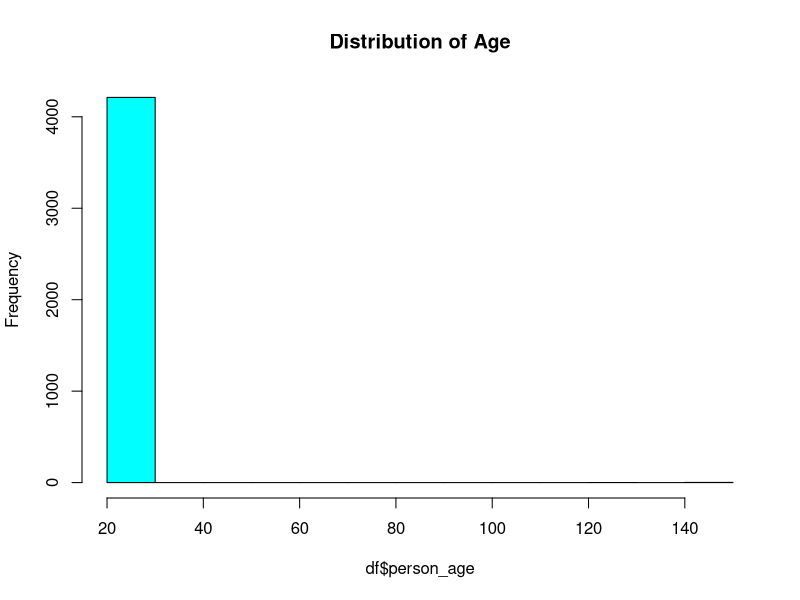
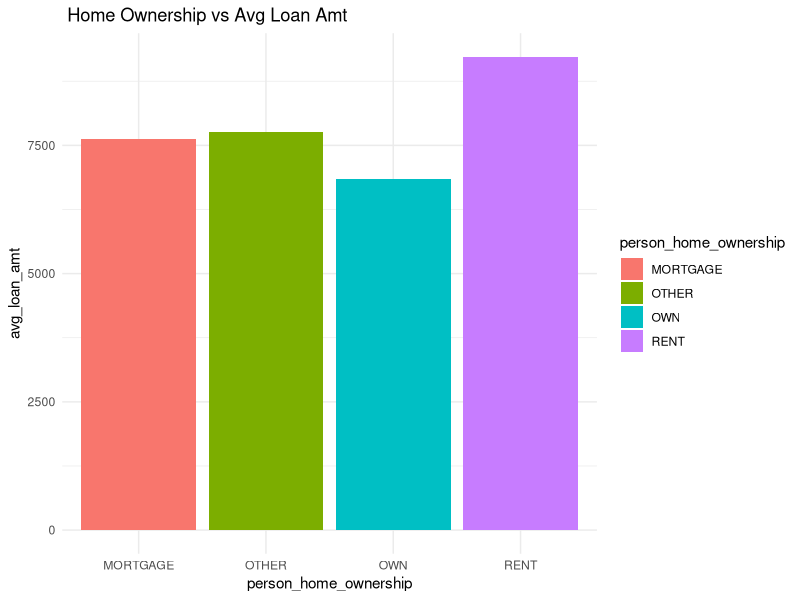
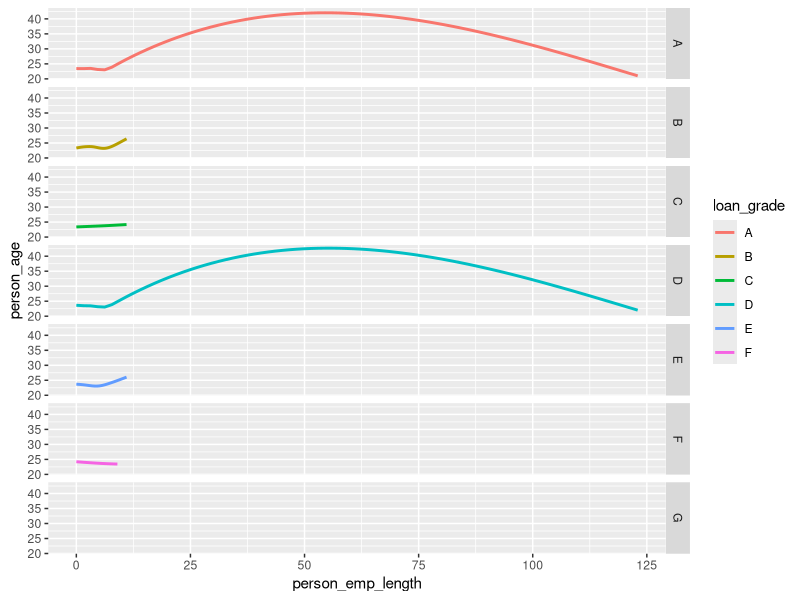
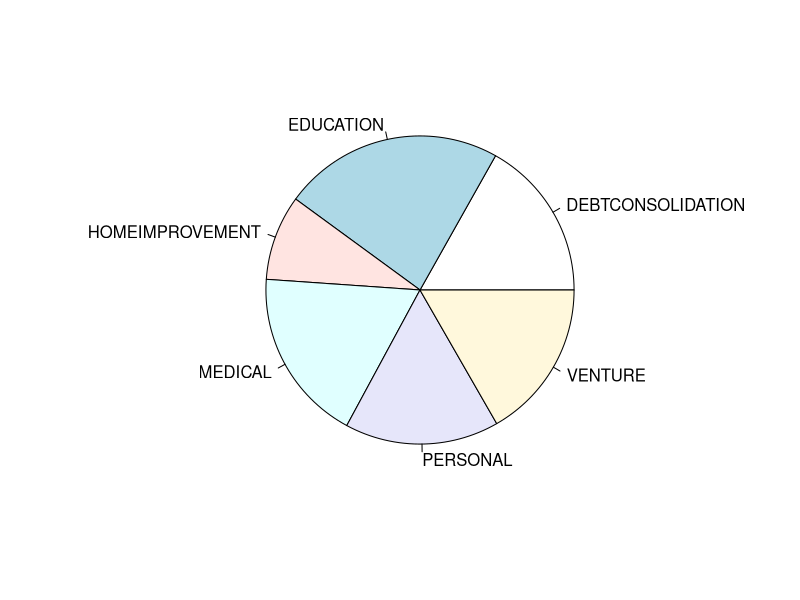
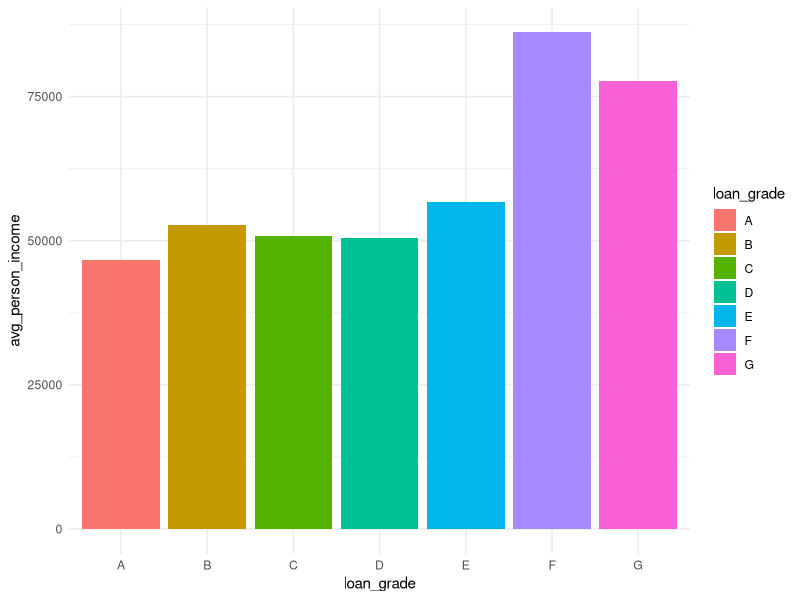
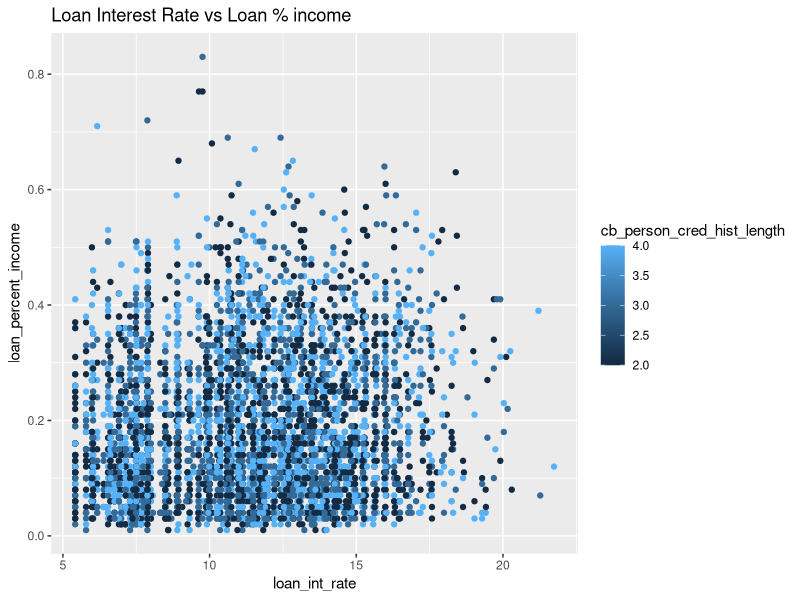
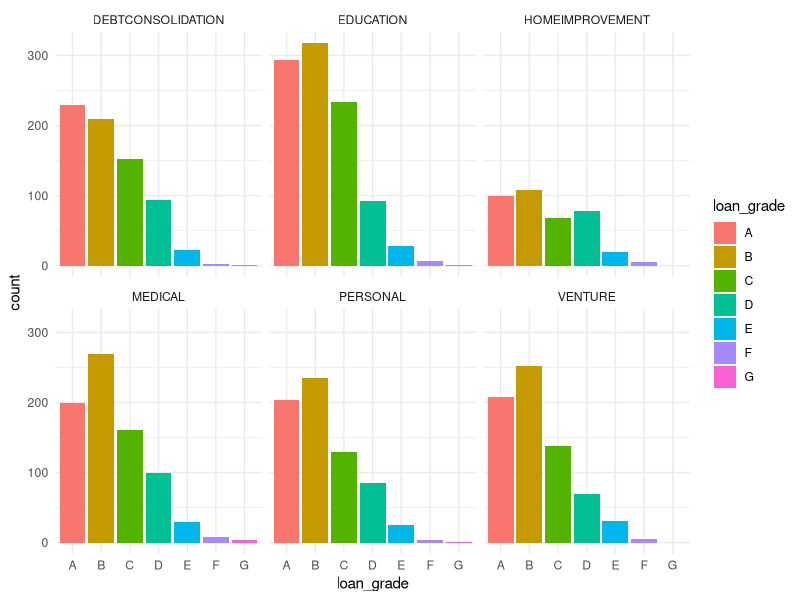
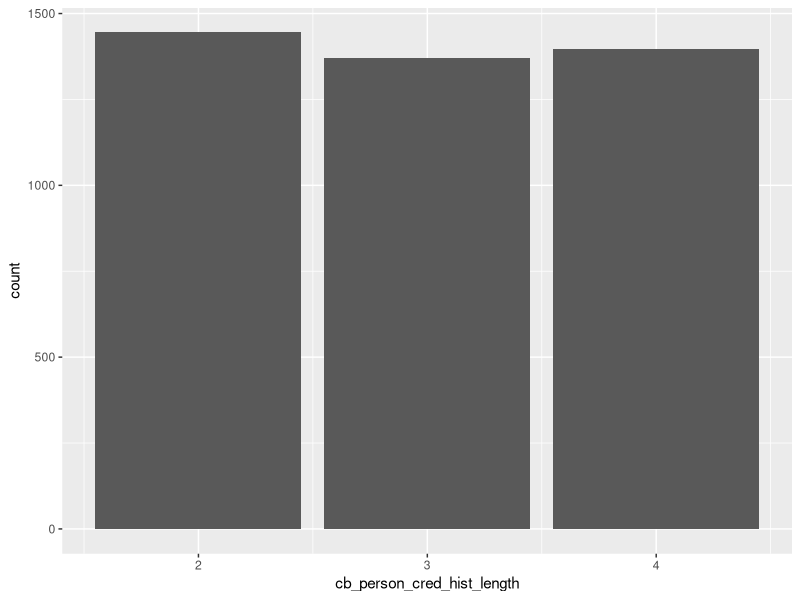

The R script that drew these images, in order:
## ---- chunk 1
rm(list=ls())
## ---- chunk 2
library(dplyr)
library(ggplot2)
library(tidyverse)
## ---- chunk 3
df=read.csv("credit_risk.csv", stringsAsFactors = TRUE)
colnames(df)[1]="person_age"
## ---- chunk 4
str(df)
## ---- chunk 5
sum(is.na(df))
df=na.omit(df)
sum(is.na(df))
## ---- chunk 6
table(df$person_home_ownership)
## ---- chunk 7
hist(df$person_age, col="cyan", main="Distribution of Age")
## ---- chunk 8
d=df%>%
  group_by(person_home_ownership)%>%
  summarise(avg_loan_amt=mean(loan_amnt))

ggplot(d, aes(x=person_home_ownership, y=avg_loan_amt, fill=person_home_ownership))+geom_bar(stat = "identity")+theme_minimal()+ggtitle(" Home Ownership vs Avg Loan Amt")

## ---- chunk 9
mean(df$person_age)
## ---- chunk 10
ggplot(df, aes(x=person_emp_length, y=person_age))+geom_smooth(aes(color=loan_grade),se= FALSE)+facet_grid(loan_grade~.)
## ---- chunk 11
p=table(df$loan_intent)
pie(p)
## ---- chunk 12
d=df%>%
  group_by(loan_grade)%>%
  summarise(avg_person_income=mean(person_income))
d

ggplot(d, aes(x=loan_grade, y=avg_person_income, fill=loan_grade))+geom_bar(stat = "identity")+theme_minimal()
## ---- chunk 13
ggplot(df, aes(loan_int_rate, loan_percent_income, color=cb_person_cred_hist_length))+geom_point()+ggtitle("Loan Interest Rate vs Loan % income")

## ---- chunk 14
ggplot(df, aes(loan_grade, fill=loan_grade))+geom_bar()+facet_wrap(~loan_intent)+theme_minimal()
## ---- chunk 15
ggplot(df, aes(cb_person_cred_hist_length))+geom_bar()
## ---- chunk 16
boxplot(df$loan_int_rate, main="Loan Int Rate")
## ---- chunk 17
hist(df$person_income, col="red", main="Distribution of Person Income")
## ---- chunk 18
a=aov(loan_amnt~person_home_ownership,df)
summary.aov(a)
## ---- chunk 19
TukeyHSD(a,which="person_home_ownership")
## ---- chunk 20
library(car)
leveneTest(loan_amnt~person_home_ownership, df)
## ---- chunk 21
a2=aov(loan_amnt~person_home_ownership*loan_intent,df)
summary(a2)
## ---- chunk 22
TukeyHSD(a2, which="loan_intent")

## ---- chunk 23
m1=lm(loan_amnt~., df)
summary(m1)
## ---- chunk 24
plot(m1)
## ---- chunk 25
m2=lm(loan_amnt~.-cb_person_cred_hist_length-cb_person_default_on_file-loan_int_rate,df)
summary(m2)
## ---- chunk 26
plot(m2)
